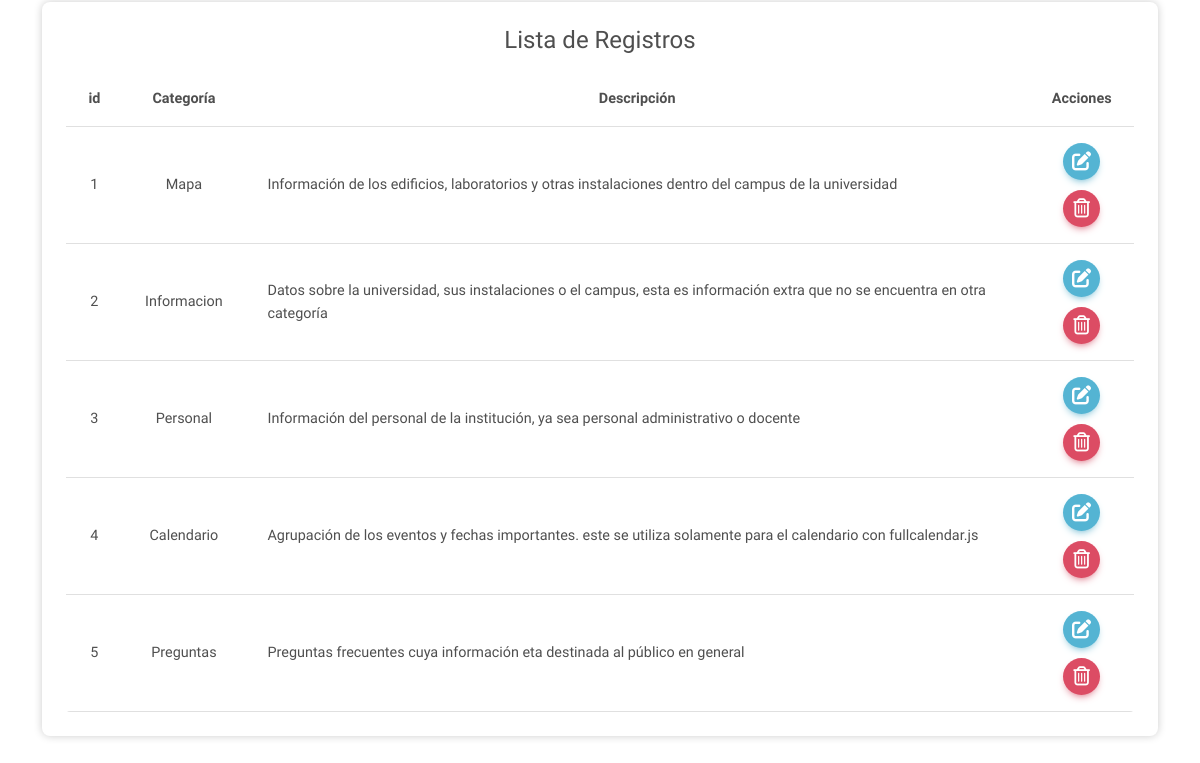
Page /administracion/base_de_datos/ (signed in, lower part) on the earlier database version.
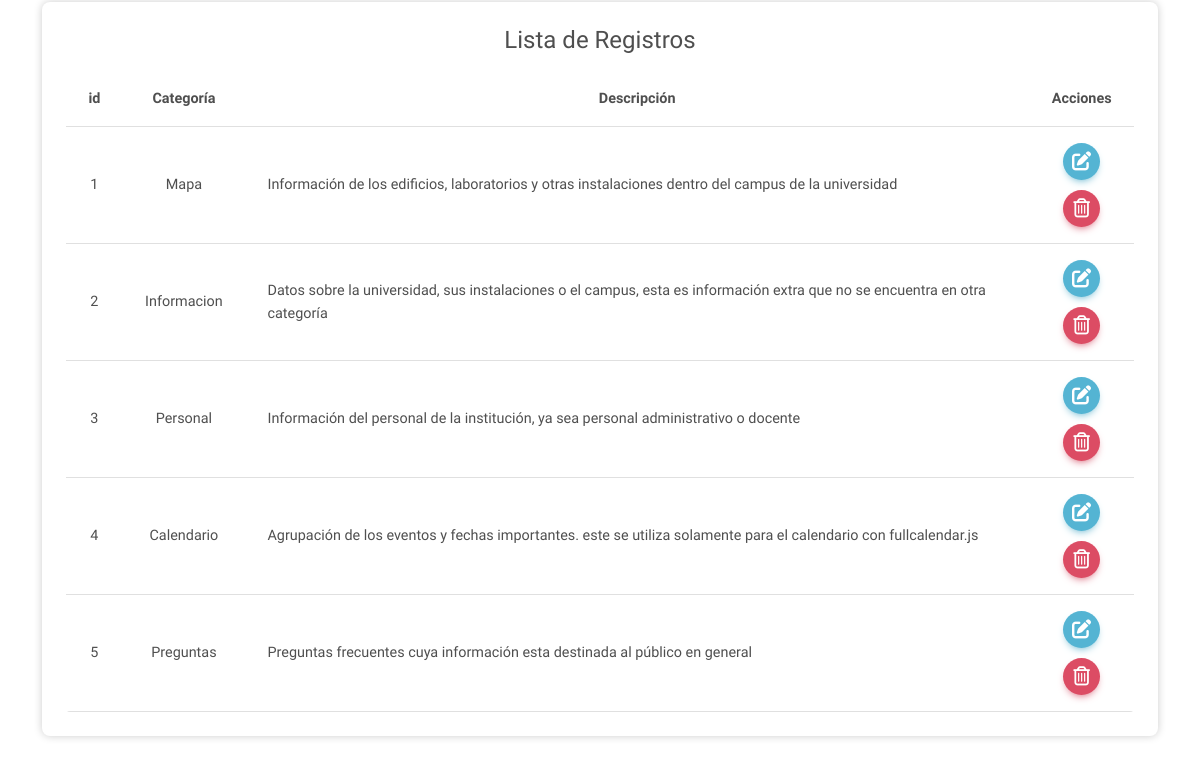
Same page on the later database version.
### cross_asistent/models.py (models this page shows, shortened)
class Categorias(models.Model):
    categoria = models.CharField(max_length=50)
    descripcion = models.TextField(null=True, blank=True)
    creacion = models.DateTimeField(auto_now=True)

### cross_asistent/views.py (the view)
# urls.py: path('administracion/base_de_datos/', views.database_page, name='database_page'),
@login_required
@never_cache
def database_page(request):
    context = { 'active_page':'database','pages':functions.pages, 'preguntas_sending':questions_all, 'categorias':categoriasFilter, 'categoriasall':categoriasall }
    return render(request, 'admin/database.html', context)

### cross_asistent/templates/admin/database.html (shortened to what this page needs)
{% extends 'base/widget.html' %}
{% load static %}
{% block extra_head %}
<link rel="stylesheet" href="https://cdn.datatables.net/1.13.1/css/dataTables.bootstrap5.min.css" />
{% endblock %}
{% block content %}
<main class="container container-fluid py-5">
    <div class="row">
        {% if user.is_staff %}
        <section class="col-12">
            <div class="card mb-4">
                <div class="card-body text-center">
                    <h4 class="mb-3">Lista de Registros</h4>
                    {% if categoriasall %}
                    <div class="table-responsive rounded" id="table-container">
                        <table class="table table_odd align-middle m-0">
                            <thead>
                                <tr>
                                    <th class="fw-bold text_detail">id</th>
                                    <th class="fw-bold text_detail">Categoría</th>
                                    <th class="fw-bold text_detail">Descripción</th>
                                    <th class="fw-bold text_detail">Acciones</th>
                                </tr>
                            </thead>
                            <tbody>
                                {% for dato in categoriasall %}
                                <tr class="table_odd_items">
                                    <td>{{ dato.id }}</td>
                                    <td>{{ dato.categoria }}</td>
                                    <td class="text-start">{{ dato.descripcion }}</td>
                                    <td>
                                        <div class="d-flex flex-column align-items-center gap_10">
                                            <button type="button" class="btn btn-floating btn-info" data-mdb-ripple-init data-mdb-modal-init
                                                data-mdb-target="#editCTGModal{{ dato.id }}">
                                                <i class="fa-solid fa-edit fs-12"></i>
                                            </button>
                                            <button type="button" class="btn btn-floating btn-danger" data-mdb-ripple-init data-mdb-modal-init
                                                data-mdb-target="#eliminar_modal_{{ dato.id }}">
                                                <i class="fa-regular fa-trash-can fs-12"></i>
                                            </button>
                                        </div>
                                    </td>
                                </tr>
                                {% endfor %}
                            </tbody>
                        </table>
                    </div>
                    {% else %}
                    <div class="text-center mt-5 mb-4">
                        <p class="lead">No hay Datos disponibles en este momento 😯.</p>
                    </div>
                    {% endif %}
                </div>
            </div>
        </section>
        {% endif %}
    </div>
</main>
{% endblock %}

### cross_asistent/templates/base/widget.html (shortened to what this page needs)
{% load static %}
<!DOCTYPE html>
<html lang="es" data-mdb-theme="light">
<head>
    {% block extra_head %}{% endblock %}
    <link rel="stylesheet" href="{% static 'css/mdb_fontawesome.min.css' %}" />
    <link rel="stylesheet" href="{% static 'css/styles.min.css' %}" />
</head>
<body>
    {% block content %}{% endblock %}
</body>
</html>

### cross_asistent/templates/base/widget_links-admin.html (shortened to what this page needs)
{% load static %}

Differences in the rows shown:
changed Categorias "Preguntas": descripcion "Preguntas frecuentes cuya información eta destinada al público en general" → "Preguntas frecuentes cuya información esta destinada al público en general"
